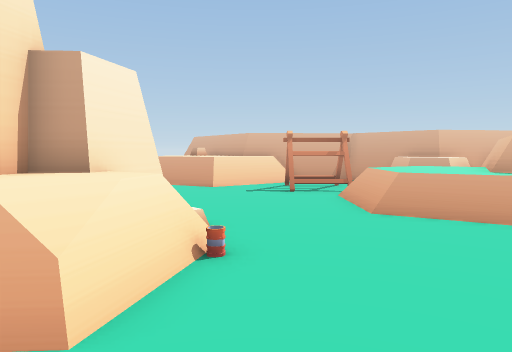
View 1 (above)

23 first-person views from a walk through a scene from a Unity 3-D project. The camera is 1.3 m above the floor, tilts 4° down and sees 70° across. The floor is counted in squares, 1 m on a side. Each view is taken from the middle of a square. On the plan, view 1 faces up. The plan holds only what a view shows up to about 15 squares ahead; the rest is blank. The place goes on beyond the plan. The player character is not drawn. Some surface patterns are stand-ins.

View 2
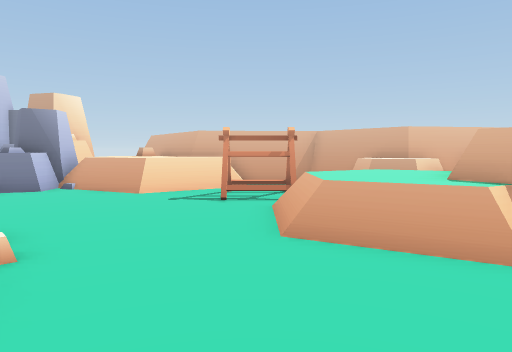

View 3
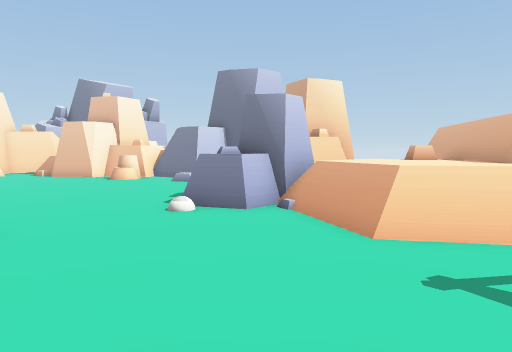

View 4
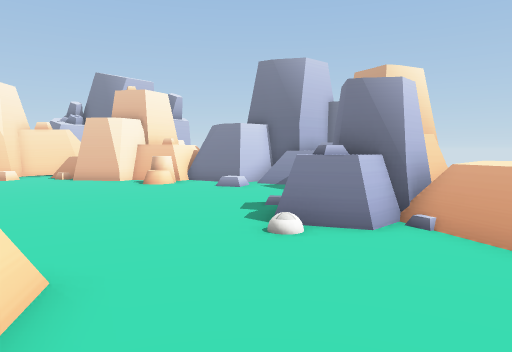

View 5
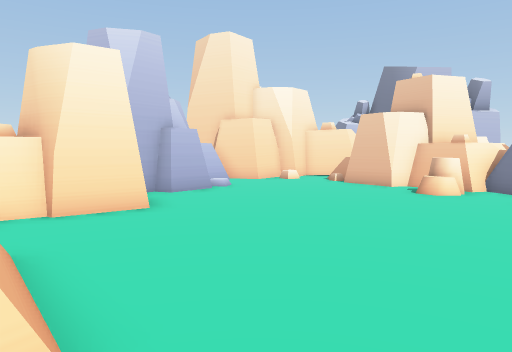

View 6
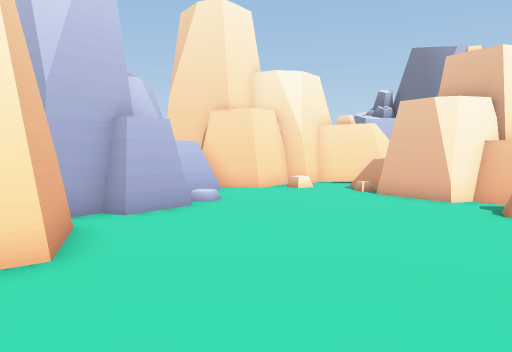

View 7
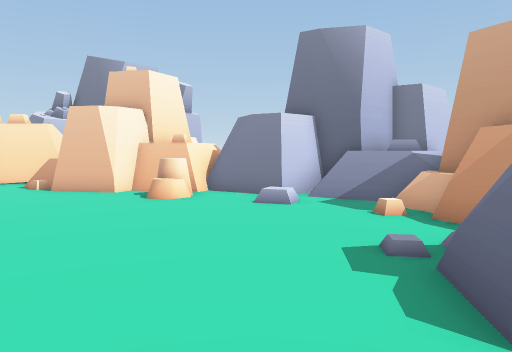

View 8
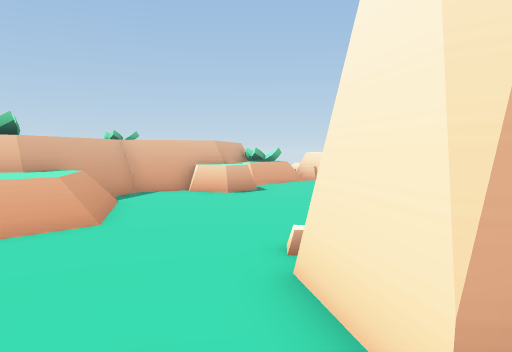

View 9
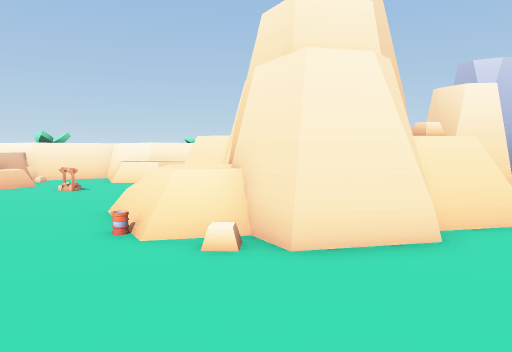

View 10
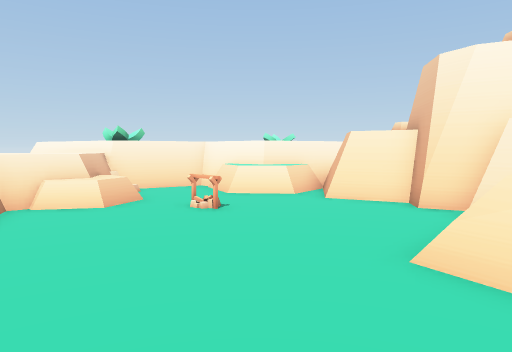

View 11
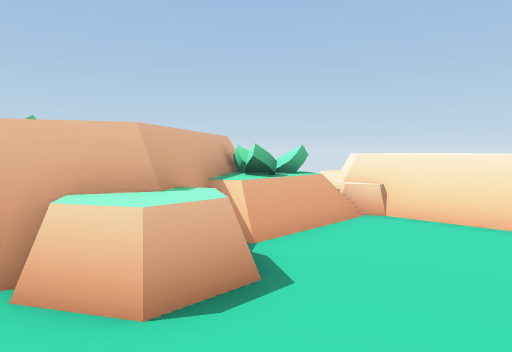

View 12
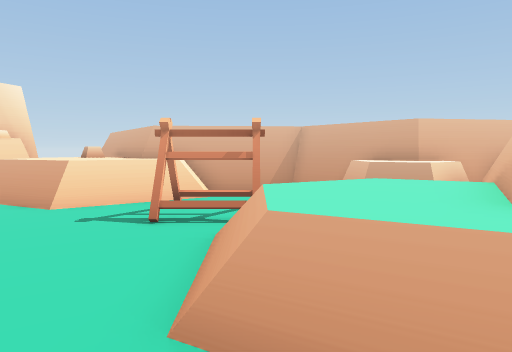

View 13
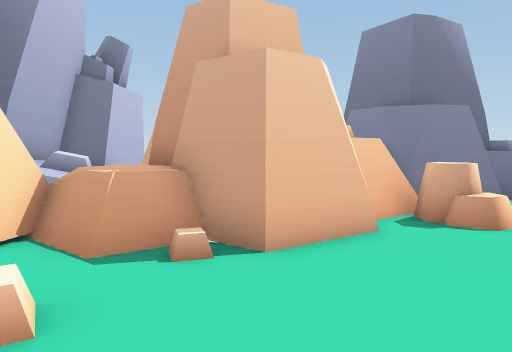

View 14
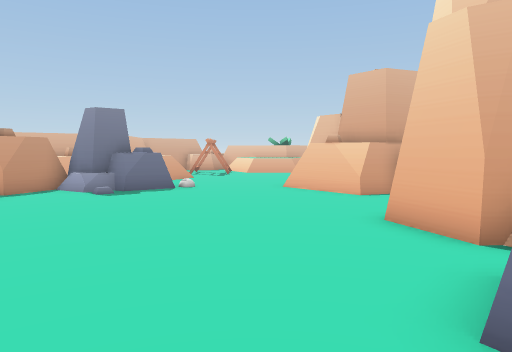

View 15
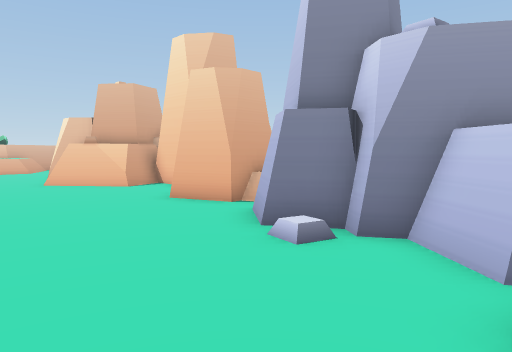

View 16
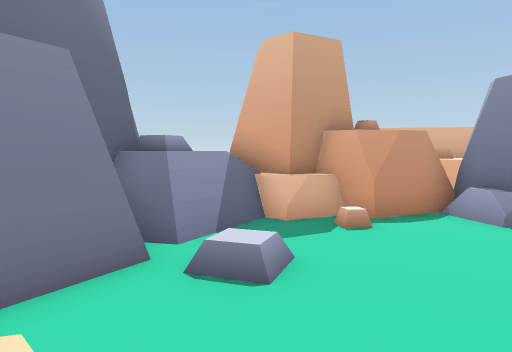

View 17
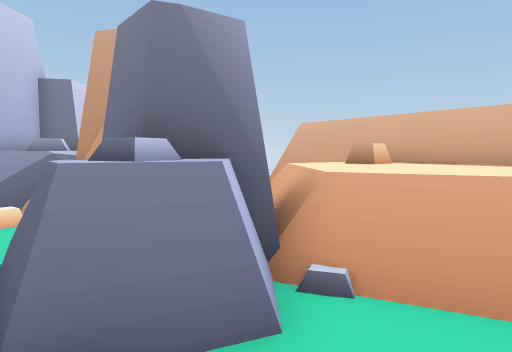

View 18
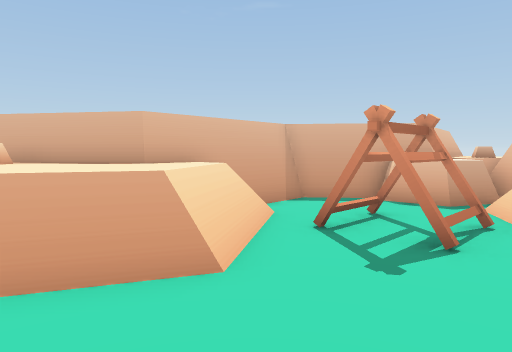

View 19
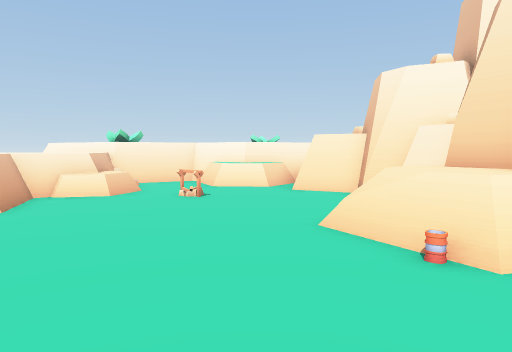

View 20
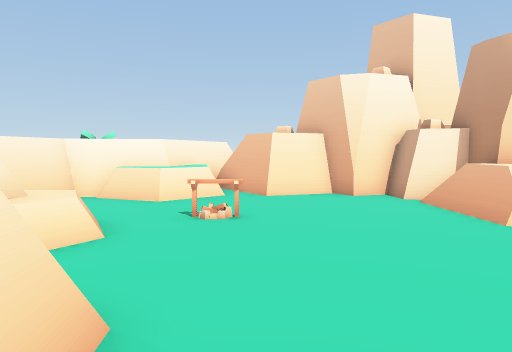

View 21
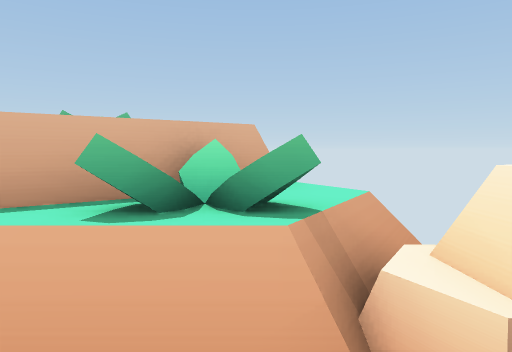

View 22
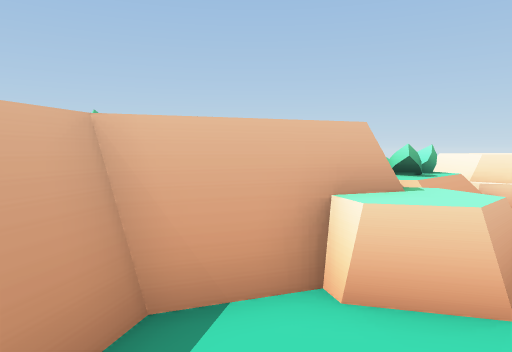

View 23
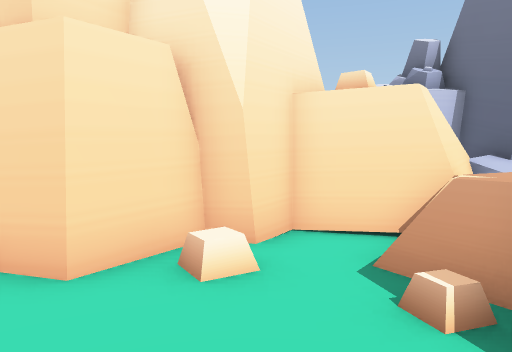

### Floor plan
Key: @ floor where view 1 was taken; # wall or solid block; x gap in a wall; . floor; = window, fence, low wall or low ledge; ^ raised ledge; O other object.
Columns run from 25 left of view 1 to 9 right of it. Each row starts with its distance up from view 1.
 21  ##          ##^#O   ##
 20 ##          ##^^OOOO  ##
 19 #^^#   ###  #==#OOOOO =#
 18 #^^    ######...OOOO#^^^#
 17 ^^^=#  ###...O...OOO=^^^#######
 16 ##=^^  ##OO.......OOO^^^^^====##
 15  ##^^####.O.......OOO=^^^==#. #####
 14   #x=###..........OOO=====#...=^###
 13   #................O......OOO.=^^==
 12   ##......................OOO =###
 11   ##=........................^^^#
 10    ##.......................^^^^#
  9    ##..............=........^^^#
  8     ######........#####.....^^^#
  7         ##.OOO...=######....=^^#
  6          ##OOOO..=### ###.....=##
  5            O OO ##### #^=.......#^
  4                     ##^^=.......#^
  3                     #=^^=.....^=^
  2                    ####.......^#^
  1                    #..........=#^
  0                    #.....@.....=#^
 -1                   ##...........=##^
 -2                  ###...O.......^^^#
 -3                ####=...O....=====^=
 -4                ^^##^^......=^^^^#=
 -5                   ^^^...^^=#  ^ ^#
 -6                    #=.. ^^^^     #^
 -7                    ^=..=^ ^       ^
 -8                    ^^###^
 -9                       #^
-10                        #

Positions as (right, up) in squares from view 1, and headings:
1: (0, 0), facing up
2: (2, 2), facing up
3: (1, 8), facing up-left
4: (-2, 8), facing up-left
5: (-4, 10), facing left
6: (-8, 10), facing left
7: (-6, 10), facing up-left
8: (-4, 10), facing down-right
9: (2, 10), facing down-left
10: (3, 4), facing down-left
11: (2, 4), facing down-right
12: (3, 5), facing up
13: (-19, 9), facing up
14: (-19, 10), facing right
15: (-21, 13), facing down-right
16: (-15, 14), facing up-right
17: (-5, 11), facing up
18: (-4, 10), facing up-right
19: (4, 6), facing down-left
20: (5, -2), facing left
21: (4, -2), facing right
22: (4, 6), facing down-right
23: (-17, 12), facing left
